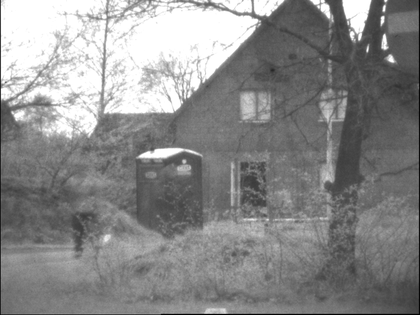
%> input picture fusionsource/TNO/Test_vi/1.bmp, 420 x 315 px, shrunk from 768 x 576 before the run; its folder holds only this picture in this run
$ octave fusionTNOset.m   (GNU Octave 9; MATLAB toolbox functions it lacks are replaced by stand-ins)
%> lines starting %> are read from the running program, lines starting %| are printed output that depends on the picture
### readTNOset.m
% readTNOset
%
for i=1:41
    name1 = num2str(i,'fusionsource/TNO/Test_vi/%d.bmp');

    name2 =num2str(i,'fusionsource/TNO/Test_ir/%d.bmp');

    fusename = num2str(i,'fusionresult/TNO/%d.png');  %
%     fusename = num2str(i,'fusionresult/TNO_CNNOP (800)/%d.png');

    namelist(i).vis = name1;
    namelist(i).nir = name2;
    namelist(i).fusion =fusename;

end

### nsctfusion.m

function f  = nsctfusion(vis,ir,ParaRule)

addpath('nsct_toolbox');


f = NSCT_fusion(vis,ir,ParaRule);

### NSCT_fusion.m
function FusedImg=NSCT_fusion(matrixA,matrixB,ParaRule)
%%
Low_Coeffs_Rule=ParaRule.Low_Coeffs_Rule; %'ave','PCNN','EOL-PCNN'
High_Coeffs_Rule=ParaRule.High_Coeffs_Rule; %'max','PCNN','EOL-PCNN'
%% Parameters for NSCT
pfilt = 'pyrexc';
dfilt = 'vk';
nlevs = [2,3,3,4];
disp('Decompose the image via nsct ...')
yA=nsctdec(matrixA,nlevs,dfilt,pfilt);
yB=nsctdec(matrixB,nlevs,dfilt,pfilt);
%%
n = length(yA);
%% Initialized the coefficients of fused image
Fused=yA;
%%
%=============================================
% Lowpass subband
disp('Process in Lowpass subband...')
ALow= yA{1};
BLow =yB{1};
%%
switch Low_Coeffs_Rule
    case 'max'
        Fused{1}=max(ALow,BLow);
    case 'ave'
        Fused{1}=(ALow+BLow)/2;
    case 'vis'
        Fused{1}=ALow;
    case 'ir'
        Fused{1}=BLow;
end
%%
%=============================================
% Bandpass subbands
disp('Process in  Bandpass subbands...')
for l=2:n
    %%%%%%%%%%%%%%%%%%%%%%%%%%%%%%%%%%%%%%%%%%%%%
    if nlevs(l-1)==0
        Ahigh=yA{l};
        Bhigh=yB{l};
        switch High_Coeffs_Rule
            case 'max'
                decision_map=(abs(Ahigh)>=abs(Bhigh));
                Fused{l}=decision_map.*Ahigh+(~decision_map).*Bhigh;
        end
    else
        for d=1:length(yA{l})
            %%%%%%%%%%%%%%%%%%%%%%%%%%%%%%%%%%%%%%%%%%
            Ahigh=yA{l}{d};
            Bhigh=yB{l}{d};
            switch High_Coeffs_Rule
                case 'max'
                    decision_map=(abs(Ahigh)>=abs(Bhigh));
                    Fused{l}{d}=decision_map.*Ahigh+(~decision_map).*Bhigh;
            end
            %%%%%%%%%%%%%%%%%%%%%%%%%%%%%%%%%%%%%%%%%%
        end
    end
end
disp('High frequecy field process is ended')
%=============================================
disp('Reconstruct the image via nsct ...')
F=nsctrec(Fused, dfilt, pfilt);
disp('Reconstruct is ended...')
%%
% F(F<0)=0;
% F(F>255)=255;
% F=round(F);
FusedImg = F;

### fusionTNOset.m

%TNO
clc
clear all
close all

addpath(genpath(cd));


readTNOset;

 lambda = 1
 c_1 = 0.01; c_2 = 0.01; c_3=0.07; lambda1 = 1;lambda2 = 1;     % set parameters
 epsilon_stop = 1e-3;  %

for i=1:41
i

    visfilename = namelist(i).vis;
    imgvis  = double(imread(visfilename));
%> imgvis: size 315x420 double; min 0, max 255, mean 137.8; mean of the top-left, top-right, bottom-left and bottom-right quarters 203.9, 113.2, 118.9, 115.3
    nirfilename = namelist(i).nir;
    imgir = double(imread(nirfilename));
    fusionname =  namelist(i).fusion;


    [ visR, visL, visepsilon_R, visepsilon_L ] = dsprocessingnew( imgvis, c_1, c_2, c_3, lambda1,lambda2, epsilon_stop  );
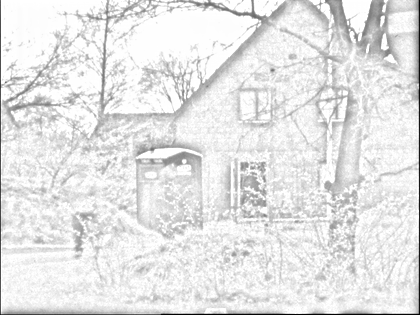
%> visR: size 315x420 double; min 4.57e-09, max 1, mean 0.9
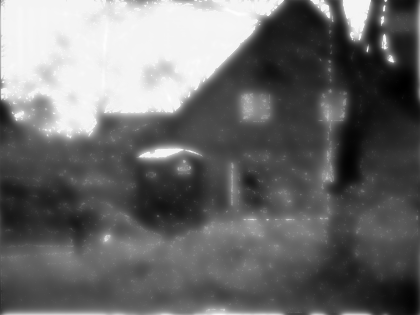
%> visL: size 315x420 double; min 70.34, max 263.2, mean 152.2; drawn with min black and max white
%> visepsilon_R = 0.000904; visepsilon_L = 0.000991
    [ irR, irL, irepsilon_R, irepsilon_L ] = dsprocessingnew( imgir, c_1, c_2, c_3, lambda1,lambda2, epsilon_stop  );
%> irepsilon_R = 0.000904; irepsilon_L = 0.000991
%> the run ends on the next line


    ParaRule.Low_Coeffs_Rule='max';
    ParaRule.High_Coeffs_Rule='max';
    fL = nsctfusion(visL,irL,ParaRule);
